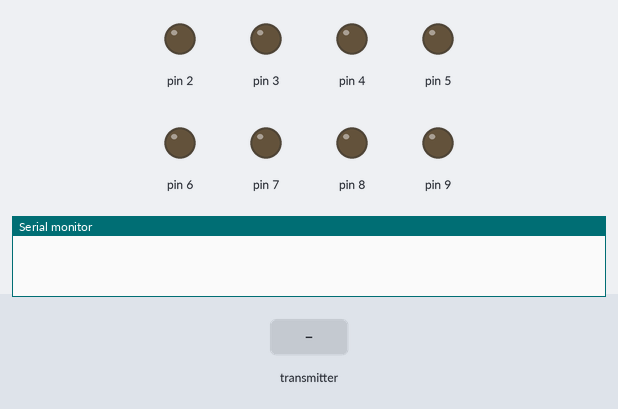
Bench run of a sketch on a simulated Arduino Uno, built with avr-gcc and run on an emulated ATmega328P. Parts: output pins drawn as LEDs (lit = HIGH), the last lines printed to the serial monitor. Inputs (shaded band) come from the test bench. No radio packets arrive unless stated.

Above: at 1.2 s.
1.3 s: the transmitter starts sending btnA = 1
At 1.9 s:
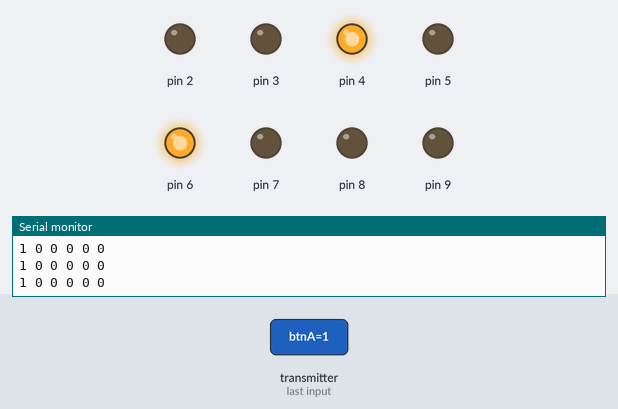
2.8 s: the transmitter starts sending joyStick_A_X = 512
At 3.7 s:
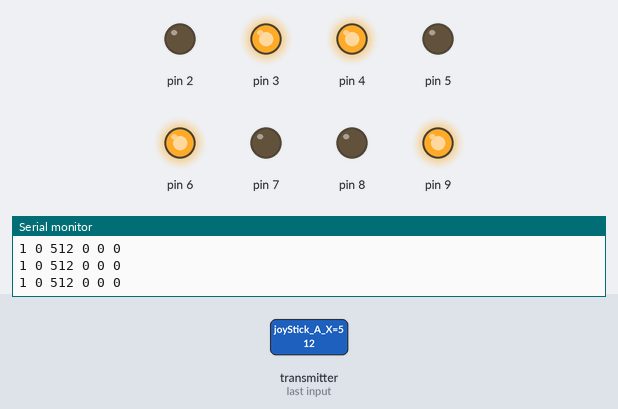
4.3 s: the transmitter starts sending joyStick_A_Y = 512
At 5.5 s:
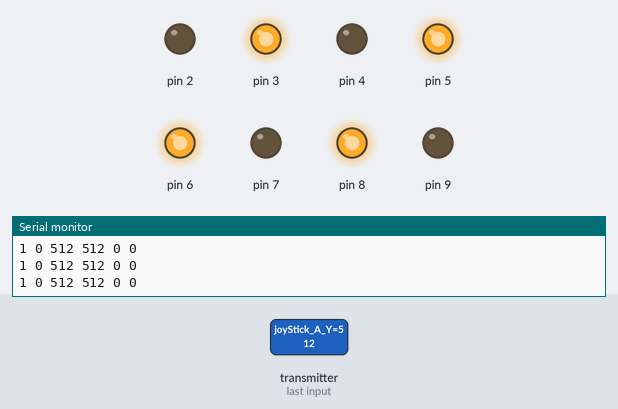
5.8 s: the transmitter starts sending joyStick_B_Y = 1023
At 7.0 s:
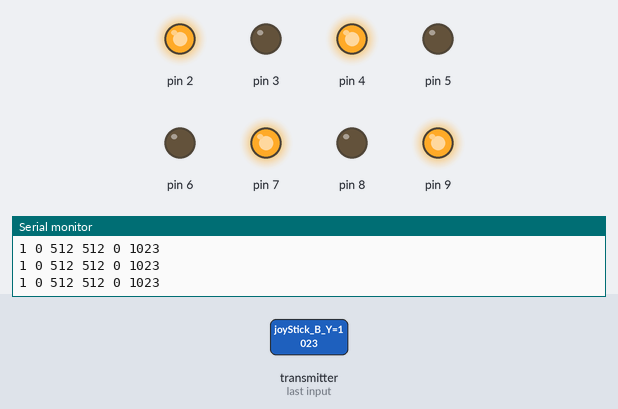
7.3 s: the transmitter starts sending joyStick_A_X = 0
At 8.0 s:
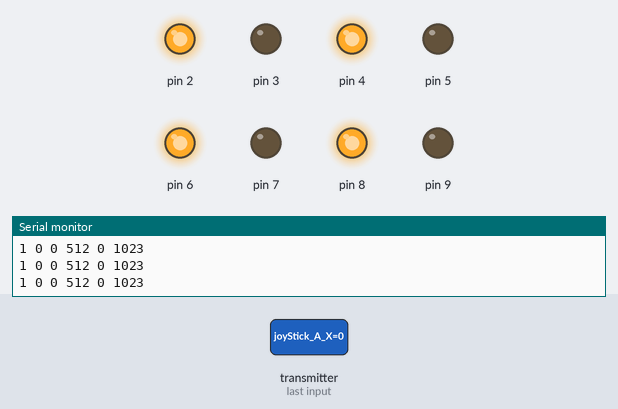
8.8 s: the transmitter starts sending joyStick_A_Y = 1023
At 9.4 s:
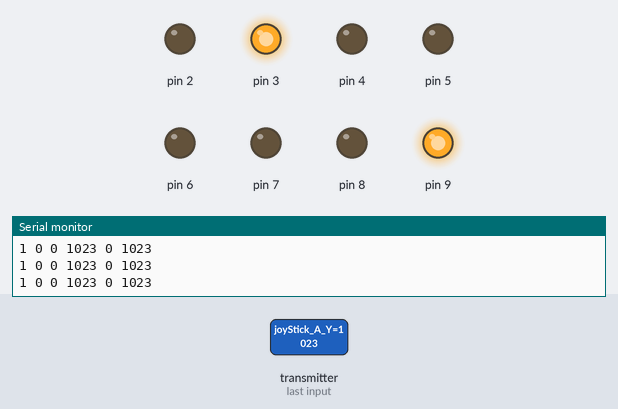
Timing chart, 0 to 11.3 s (numbered marks = the images above; inputs shaded):
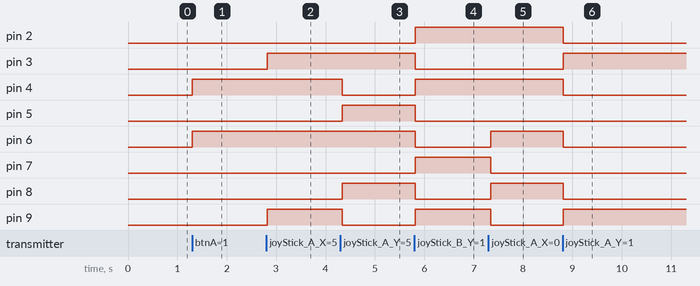

Measured:
- after the input at 1.3 s, pin 4, pin 6: LOW → HIGH at once
- after the input at 2.8 s, pin 3, pin 9: LOW → HIGH at once
- after the input at 4.3 s, pin 4, pin 9: HIGH → LOW at once; pin 5, pin 8: LOW → HIGH at once
- after the input at 5.8 s, pin 2, pin 4, pin 7, pin 9: LOW → HIGH at once; pin 3, pin 5, pin 6, pin 8: HIGH → LOW at once
- after the input at 7.3 s, pin 6, pin 8: LOW → HIGH at once; pin 7, pin 9: HIGH → LOW at once
- after the input at 8.8 s, pin 2, pin 4, pin 6, pin 8: HIGH → LOW at once; pin 3, pin 9: LOW → HIGH at once

The sketch:

01_robot_initial_test_from_gaozhenyan.ino
```cpp
#include <SPI.h>
#include <RF24.h>
#include <Servo.h>

RF24 radio(A0, A1); // CE, CSN
const byte address[6] = "00010";
struct dataStruct {
  unsigned long _micros;
  bool btnA;
  bool btnB;
  int joyStick_A_X;
  int joyStick_A_Y;
  int joyStick_B_X;
  int joyStick_B_Y;
} myData;


void setup() {
  for (int i = 2; i < 10; i++) {
    pinMode(i, OUTPUT);
  }
  Serial.begin(9600);
  radioSetup();
}

void loop() {
  getData();

}

void AMove(int mode)// 0 is no action, 1 is foward, 2, is backward (movement)
{
  if (mode == 0) {
    digitalWrite(2, LOW);
    digitalWrite(3, LOW);
  }
  else if (mode == 1) {
    digitalWrite(2, HIGH);
    digitalWrite(3, LOW);
  }
  else if (mode == 2) {
    digitalWrite(2, LOW);
    digitalWrite(3, HIGH);
  }
}
void BMove(int mode)// 0 is no action, 1 is foward, 2, is backward (movement)
{
  if (mode == 0) {
    digitalWrite(4, LOW);
    digitalWrite(5, LOW);
  }
  else if (mode == 1) {
    digitalWrite(4, HIGH);
    digitalWrite(5, LOW);
  }
  else if (mode == 2) {
    digitalWrite(4, LOW);
    digitalWrite(5, HIGH);
  }
}
void CMove(int mode)// 0 is no action, 1 is foward, 2, is backward (movement)
{
  if (mode == 0) {
    digitalWrite(6, LOW);
    digitalWrite(7, LOW);
  }
  else if (mode == 1) {
    digitalWrite(6, HIGH);
    digitalWrite(7, LOW);
  }
  else if (mode == 2) {
    digitalWrite(6, LOW);
    digitalWrite(7, HIGH);
  }
}
void DMove(int mode)// 0 is no action, 1 is foward, 2, is backward (movement)
{
  if (mode == 0) {
    digitalWrite(8, LOW);
    digitalWrite(9, LOW);
  }
  else if (mode == 1) {
    digitalWrite(8, HIGH);
    digitalWrite(9, LOW);
  }
  else if (mode == 2) {
    digitalWrite(8, LOW);
    digitalWrite(9, HIGH);
  }
}
void robotMove(int Direction)
{
  switch (Direction) {  // 0 = stop, 1 = forward....5 =
    case 0://stop
      AMove(0);
      BMove(0);
      CMove(0);
      DMove(0);
      break;
    case 1://forward
      AMove(1);
      BMove(1);
      CMove(1);
      DMove(1);
      break;
    case 2://backward
      AMove(2);
      BMove(2);
      CMove(2);
      DMove(2);
      break;
    case 3:
      AMove(1);
      BMove(2);
      CMove(2);
      DMove(1);
      break;
    case 4:
      AMove(2);
      BMove(1);
      CMove(1);
      DMove(2);
      break;
    case 5:
      AMove(1);
      BMove(1);
      CMove(2);
      DMove(2);
      break;
    case 6:
      AMove(2);
      BMove(2);
      CMove(1);
      DMove(1);
      break;
    case 7:///// left foward
      AMove(0);
      BMove(1);
      CMove(1);
      DMove(0);
      break;
    case 8: ////right foward
      AMove(1);
      BMove(0);
      CMove(0);
      DMove(1);
      break;
    case 9://left backward
      AMove(2);
      BMove(0);
      CMove(0);
      DMove(2);
      break;
    case 10://right backward
      AMove(0);
      BMove(2);
      CMove(2);
      DMove(0);
      break;
  }
}
void radioSetup() { //RF24L01接收端初始化
  radio.begin();
  radio.openReadingPipe(0, address);   //Setting the address at which we will receive the data
  radio.setPALevel(RF24_PA_MIN);       //You can set this as minimum or maximum depending on the distance between the transmitter and receiver.
  radio.startListening();              //This sets the module as receiver
}
void getData() { //获取数据内容并打印在屏幕上
  if (radio.available()) {
    radio.read( &myData, sizeof(myData) );
    if(myData.joyStick_A_X+myData.joyStick_A_Y+myData.joyStick_B_X+myData.joyStick_B_Y+myData.btnA+myData.btnB != 0){
      if (myData.joyStick_A_X > 750 && myData.joyStick_A_Y < 350) {//right backward
        robotMove(8);
      } else if (myData.joyStick_A_X > 750 && myData.joyStick_A_Y > 750) {//right forward
        robotMove(10);
      } else if (myData.joyStick_A_X < 350 && myData.joyStick_A_Y < 350) {
        robotMove(7);
      } else if (myData.joyStick_A_X < 350 && myData.joyStick_A_Y > 750) {
        robotMove(9);
      } else if (myData.joyStick_A_X < 350) { ////// primary functions
        robotMove(1);
      } else if (myData.joyStick_A_X > 750) {
        robotMove(2);
      } else if (myData.joyStick_A_Y > 750) {
        robotMove(3);
      } else if (myData.joyStick_A_Y < 350) {
        robotMove(4);
      } else if (myData.joyStick_B_Y > 750) {
        robotMove(5);
      } else if (myData.joyStick_B_Y < 350) {
        robotMove(6);
      }
      else {
        robotMove(0);
      }
    }else{
      robotMove(0);
    }


     //打印内容
        Serial.print(myData.btnA);
        Serial.print(" ");
        Serial.print(myData.btnB);
        Serial.print(" ");
        Serial.print(myData.joyStick_A_X);
        Serial.print(" ");
        Serial.print(myData.joyStick_A_Y);
        Serial.print(" ");
        Serial.print(myData.joyStick_B_X);
        Serial.print(" ");
        Serial.print(myData.joyStick_B_Y);
        Serial.println(" ");

    delay(50);

  }
}
```
